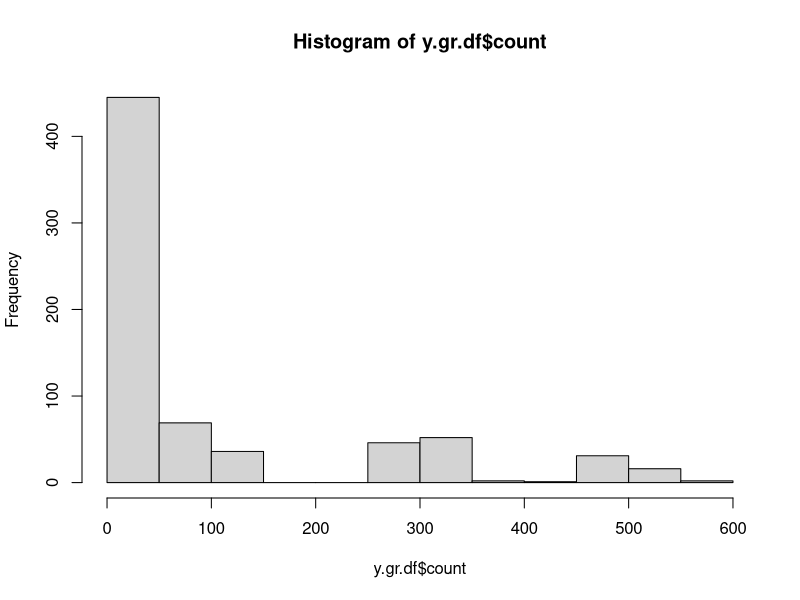
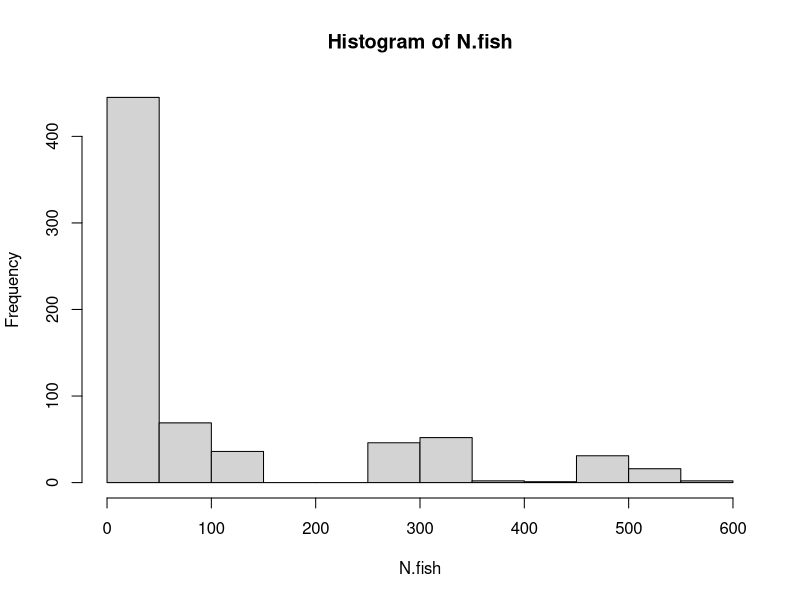

Here is the R script that generated these plots, in order: (Note: this script raises an error after producing the figures.)

##############

#streams

N = 700

groups = 7
N.group=c(50,100,250,75,75,100,50)

sum(N.group)

mu.gr = c(1,5,20,50,100,300,500)

y.gr=vector("list",groups)


for(i in 1:groups){
  set.seed(32432+i)
  y.gr[[i]] = rpois(N.group[i],mu.gr[i])
}


y.gr.df = matrix(do.call(c, y.gr),ncol=1,byrow=FALSE)

length(y.gr.df)

strata=rep(c("Strata1","Strata2","Strata3","Strata4",
             "Strata5","Strata6","Strata7"),each=N.group)

y.gr.df= data.frame(count= y.gr.df,
                    strata=strata)


hist(y.gr.df$count)
############

#Get optimal allocation

n = 100

strata.var=aggregate(y.gr.df$count, by=list(y.gr.df$strata),FUN=var)$x

optimal.nh = n*N.group*sqrt(strata.var) / sum(N.group*sqrt(strata.var))

optimal.nh

optimal.nh/n



N.fish= y.gr.df$count
N.fish=sample(N.fish,length(N.fish))

hist(N.fish)

write.csv(N.fish,file="N.fish.csv")

######################

#Now do it as if you don't know the specific strata

dat= y.gr.df$count


dat$Count

index1=which(dat$Count<=50)
index2=which(dat$Count>50 & dat$Count<=150)
index3=which(dat$Count>150 & dat$Count<=450)
index4=which(dat$Count>450)

dat$strata=dat$Count

dat$strata[index1]="Strata1"
dat$strata[index2]="Strata2"
dat$strata[index3]="Strata3"
dat$strata[index4]="Strata4"

dat$strata

strata.var=aggregate(dat$Count, by=list(dat$strata),FUN=var)$x
strata.size=aggregate(dat$Count, by=list(dat$strata),FUN=length)$x


n = 500

optimal.nh = n*strata.size*sqrt(strata.var) / sum(strata.size*sqrt(strata.var))

optimal.nh

optimal.nh/n
